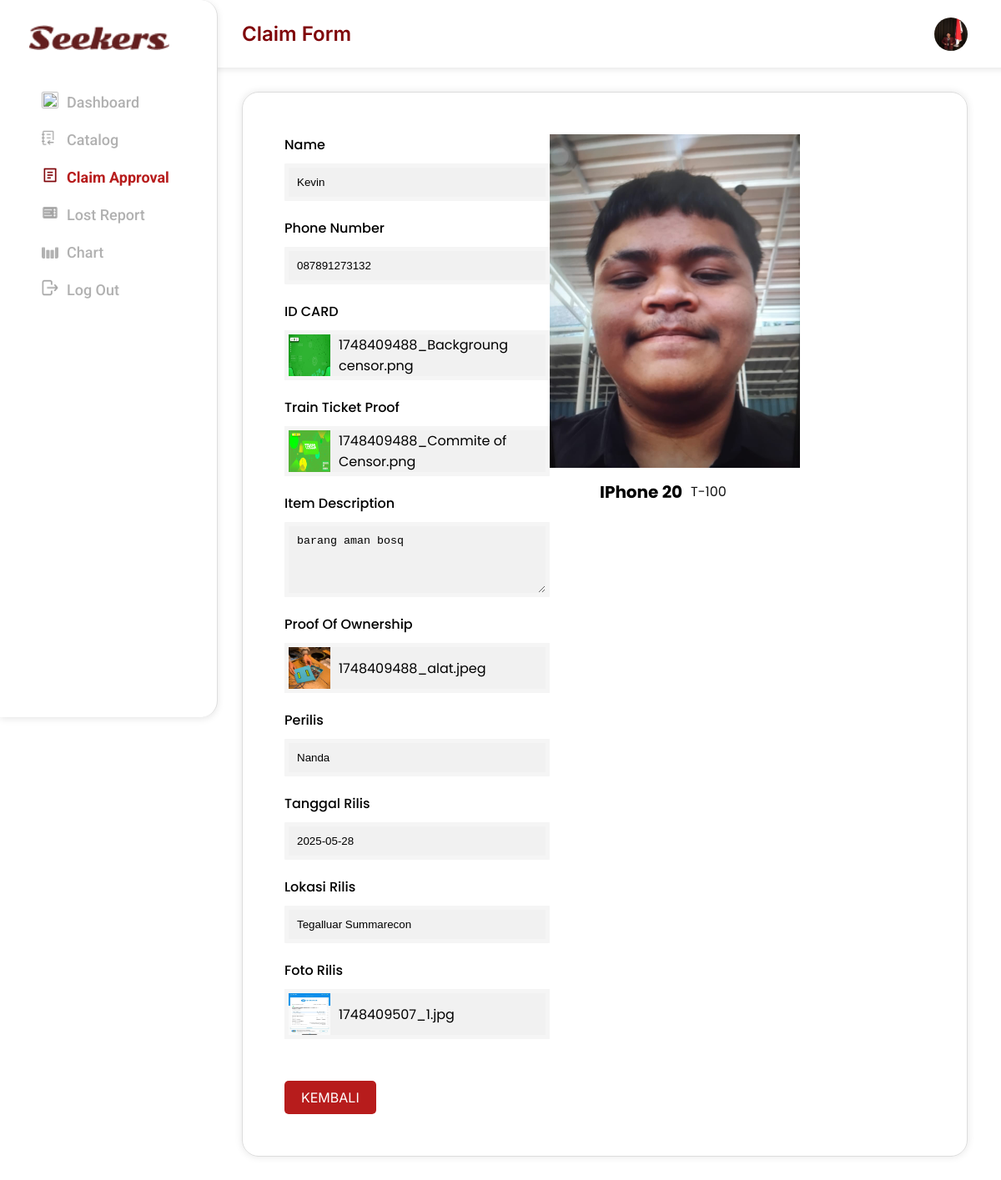
Page /approvalform.php?lost_item_id=23 (signed in) on the committed database.
### tables this page shows
CREATE TABLE `users` (
  `id` int(11) NOT NULL,
  `fullname` varchar(100) NOT NULL,
  `username` varchar(50) NOT NULL,
  `email` varchar(50) NOT NULL,
  `password` varchar(255) NOT NULL,
  `position` varchar(100) DEFAULT NULL,
  `departement` varchar(100) DEFAULT NULL,
  `biro` varchar(100) DEFAULT NULL,
  `placement` varchar(100) DEFAULT NULL,
  `profile_pic` varchar(255) NOT NULL DEFAULT 'profil/noprofil.png'
);

CREATE TABLE `claims` (
  `claim_id` int(11) NOT NULL,
  `passenger_name` varchar(255) NOT NULL,
  `phone_number` varchar(20) NOT NULL,
  `id_card_image` varchar(255) DEFAULT NULL,
  `train_ticket_image` varchar(255) DEFAULT NULL,
  `item_description` text DEFAULT NULL,
  `proof_of_ownership` varchar(255) DEFAULT NULL,
  `lost_item_id` int(11) DEFAULT NULL,
  `created_at` timestamp NOT NULL DEFAULT current_timestamp(),
  `updated_at` timestamp NOT NULL DEFAULT current_timestamp() ON UPDATE current_timestamp(),
  `metode_pengambilan` varchar(50) DEFAULT NULL,
  `stasiun_ambil` varchar(100) DEFAULT NULL,
  `stasiun_kirim` varchar(100) DEFAULT NULL
);

CREATE TABLE `lost_items` (
  `id` int(11) NOT NULL,
  `no_regist` varchar(50) DEFAULT NULL,
  `categories` varchar(50) DEFAULT NULL,
  `date` date DEFAULT NULL,
  `nama_barang` varchar(100) DEFAULT NULL,
  `location` varchar(100) DEFAULT NULL,
  `nomor_kereta` varchar(50) DEFAULT NULL,
  `gerbong` varchar(10) DEFAULT NULL,
  `kursi` varchar(10) DEFAULT NULL,
  `nama_pelapor` varchar(255) NOT NULL,
  `reporter` varchar(100) DEFAULT NULL,
  `chronology` text DEFAULT NULL,
  `image` varchar(255) DEFAULT NULL,
  `status` enum('unclaimed','claimed') DEFAULT 'unclaimed',
  `created_at` timestamp NOT NULL DEFAULT current_timestamp(),
  `perilis` varchar(100) DEFAULT NULL,
  `tanggal_rilis` date DEFAULT NULL,
  `foto_rilis` varchar(255) DEFAULT NULL,
  `metode_pengambilan` varchar(50) DEFAULT NULL,
  `stasiun_ambil` varchar(100) DEFAULT NULL,
  `stasiun_kirim` varchar(100) DEFAULT NULL,
  `status_rilis` enum('rilis','belum rilis') DEFAULT 'belum rilis'
);

### approvalform.php (the view, shortened to what this page needs)
<?php
$host = "localhost";
$user = "root";
$pass = "";
$dbname = "lost_and_found";
$conn = new mysqli($host, $user, $pass, $dbname);
$user_id = $_SESSION['user_id'];
$query = "SELECT fullname, email, password, username, position, departement, biro, placement, profile_pic FROM users WHERE id = ?";
$stmt = $conn->prepare($query);
$stmt->bind_param("i", $user_id);
$stmt->execute();
$result = $stmt->get_result();
$user = $result->fetch_assoc();
?>
<html lang="en">
<head>
    <link rel="stylesheet" href="https://cdnjs.cloudflare.com/ajax/libs/font-awesome/5.15.3/css/all.min.css">
    <link href="https://cdnjs.cloudflare.com/ajax/libs/font-awesome/5.15.4/css/all.min.css" rel="stylesheet">
    <link rel="stylesheet" href="style/approvalform.css"
</head>
<body>
        <div class="container">
            <div class="sidebar">
                <div>
                    <img alt="Logo" height="57" src="asset/Seekers.png" width="168"/>
                    <ul>
                    <li>
                        <a href="dashboard.php" style="display: flex; align-items: center; gap: 10px; color:#B1B1B1 ;">
                            <img src="asset/dashcat.png" alt="dashboard" style="width: 20px; height: 20px; border-radius: 10%; margin-bottom: 5px;">
                            Dashboard
                        </a>
                    </li>
                    <li>
                    <li>
                        <a href="catalog.php" style="display: flex; align-items: center; gap: 10px; color: #B1B1B1 ">
                            <img src="asset/catdash.png" alt="dashboard" style="width: 20px; height: 20px; border-radius: 10%; margin-bottom: 5px;">
                            Catalog
                        </a>
                    </li>
                    <li>
                        <a class="active" href="claimapproval.php" style="display: flex; align-items: center; gap: 10px; ">
                            <img src="asset/approval.png" alt="dashboard" style="width: 20px; height: 20px; border-radius: 10%; margin-bottom: 5px;">
                            Claim Approval
                        </a>
                    </li>
                    <li>
                        <a href="lostreport.php" style="display: flex; align-items: center; gap: 10px; color:#B1B1B1">
                            <img src="asset/report2.png" alt="dashboard" style="width: 20px; height: 20px; border-radius: 10%; margin-bottom: 5px;">
                            Lost Report
                        </a>
                    </li>
                    <li>
                        <a href="chart.php" style="display: flex; align-items: center; gap: 10px; color:#B1B1B1">
                            <img src="asset/chartdas.png" alt="dashboard" style="width: 20px; height: 20px; border-radius: 10%; margin-bottom: 5px;">
                            Chart
                        </a>
                    </li>
                    <li>
                        <a href="logout.php" style="display: flex; align-items: center; gap: 10px; color:#B1B1B1">
                            <img src="asset/logdas.png" alt="dashboard" style="width: 20px; height: 20px; border-radius: 10%; margin-bottom: 5px;">
                            Log Out
                        </a>
                    </li>
                </ul>
                </div>
            </div>
        <div class="content">
            <div class="header">
            <h1>Claim Form</h1>
                <div class="search">
                    <img alt="User Profile" height="35" width="35"
                    src="<?= htmlspecialchars($user['profile_pic'] ?: 'profil/noprofil.png') ?>?t=<?= time() ?>"
                    onclick="window.location.href='profil.php'"/>
                </div>
            </div>
            <div class="form-container">
                <div class="content">
                    <div class="claim-form">
                        <div class="form-section">
                        <?php
                            $lost_item_id = isset($_GET['lost_item_id']) ? intval($_GET['lost_item_id']) : 0;
                            $conn = new mysqli("localhost", "root", "", "lost_and_found");
                            $query = "SELECT passenger_name, phone_number, id_card_image, train_ticket_image, item_description, proof_of_ownership, stasiun_ambil, stasiun_kirim FROM claims WHERE lost_item_id = ?";
                            $stmt = $conn->prepare($query);
                            $stmt->bind_param("i", $lost_item_id);
                            $stmt->execute();
                            $result = $stmt->get_result();
                            $queryLost = "SELECT perilis, tanggal_rilis, foto_rilis FROM lost_items WHERE id = ?";
                            $stmtLost = $conn->prepare($queryLost);
                            $stmtLost->bind_param("i", $lost_item_id);
                            $stmtLost->execute();
                            $resultLost = $stmtLost->get_result();
                            $rowLost = $resultLost->fetch_assoc();
                            $perilis = $rowLost['perilis'] ?? '';
                            $tanggal_rilis = $rowLost['tanggal_rilis'] ?? '';
                            $foto_rilis = $rowLost['foto_rilis'] ?? '';
                            if ($row = $result->fetch_assoc()) {
                            $lokasi_rilis = !empty($row['stasiun_ambil']) ? $row['stasiun_ambil'] :
                                            (!empty($row['stasiun_kirim']) ? $row['stasiun_kirim'] : '');
                            ?>
                                <div class="form-group">
                                    <label for="name">Name</label>
                                    <input type="text" id="name" readonly value="<?= htmlspecialchars($row['passenger_name']); ?>"/>
                                </div>
                                <div class="form-group">
                                    <label for="phone">Phone Number</label>
                                    <input type="text" id="phone" readonly value="<?= htmlspecialchars($row['phone_number']); ?>"/>
                                </div>
                                <div class="form-group">
                                    <label for="id-card">ID CARD</label>
                                    <div class="file-info">
                                        <img src="<?= htmlspecialchars($row['id_card_image']); ?>" alt="ID Card image" width="50" height="50" style="cursor: pointer;" onclick="showImage('<?= htmlspecialchars($row['id_card_image']); ?>')"/>
                                        <span><?= basename($row['id_card_image']); ?></span>
                                    </div>
                                </div>
                                <div class="form-group">
                                    <label for="train-ticket">Train Ticket Proof</label>
                                    <div class="file-info">
                                        <img src="<?= htmlspecialchars($row['train_ticket_image']); ?>" alt="Train Ticket image" width="50" height="50" style="cursor: pointer;" onclick="showImage('<?= htmlspecialchars($row['train_ticket_image']); ?>')"/>
                                        <span><?= basename($row['train_ticket_image']); ?></span>
                                    </div>
                                </div>
                                <div class="form-group">
                                    <label for="item-description">Item Description</label>
                                    <textarea id="item-description" rows="4" readonly><?= htmlspecialchars($row['item_description']); ?></textarea>
                                </div>
                                <div class="form-group">
                                    <label for="proof-ownership">Proof Of Ownership</label>
                                    <div class="file-info">
                                        <img src="<?= htmlspecialchars($row['proof_of_ownership']); ?>" alt="Proof of Ownership image" width="50" height="50" style="cursor: pointer;" onclick="showImage('<?= htmlspecialchars($row['proof_of_ownership']); ?>')"/>
                                        <span><?= basename($row['proof_of_ownership']); ?></span>
                                    </div>
                                </div>
                                <div class="form-group">
                                    <label for="perilis">Perilis</label>
                                    <input type="text" id="perilis" readonly value="<?= htmlspecialchars($perilis); ?>"/>
                                </div>
                                <div class="form-group">
                                    <label for="tanggal_rilis">Tanggal Rilis</label>
                                    <input type="text" id="tanggal_rilis" readonly value="<?= htmlspecialchars($tanggal_rilis); ?>"/>
                                </div>
                                <div class="form-group">
                                    <label for="lokasi_rilis">Lokasi Rilis</label>
                                    <input type="text" id="lokasi_rilis" readonly value="<?= htmlspecialchars($lokasi_rilis); ?>" />
                                </div>
                                <div class="form-group">
                                <label for="foto_rilis">Foto Rilis</label>
                                <div class="file-info">
                                    <img src="<?= $foto_rilis; ?>" alt="Foto Rilis" width="50" height="50" style="cursor: pointer;" onclick="showImage('<?= $foto_rilis; ?>')"/>
                                    <span><?= basename($foto_rilis); ?></span>
                                    </div>
                                </div>
                                    <a href="claimapproval.php">
                                    <button type="button" class="btn" >KEMBALI</button>
                                    </a>
                            <?php
                            } else {
                                echo "<p>Data klaim tidak ditemukan.</p>";
                            }
                        ?>
                        </div>
                <?php
                    $host = "localhost";
                    $user = "root";
                    $pass = "";
                    $db = "lost_and_found";
                    $conn = new mysqli($host, $user, $pass, $db);
                    $lost_item_id = isset($_GET['lost_item_id']) ? intval($_GET['lost_item_id']) : 0;
                    $query = "SELECT id, nama_barang, no_regist, image, status FROM lost_items WHERE id = ?";
                    $stmt = $conn->prepare($query);
                    $stmt->bind_param("i", $lost_item_id);
                    $stmt->execute();
                    $result = $stmt->get_result();
                    if ($row = $result->fetch_assoc()) {
                        $imageSrc = htmlspecialchars($row['image']);
                        $namaBarang = htmlspecialchars($row['nama_barang']);
                        $noRegist = htmlspecialchars($row['no_regist']);
                ?>
            <div class="item-section">
                <img src="<?= $imageSrc; ?>" alt="<?= $namaBarang; ?> image"  />
                <div class="item-details">
                    <h3><?= $namaBarang; ?></h3>
                    <p><?= $noRegist; ?></p>
                </div>
            </div>
                <?php
                } else {
                    echo "<p>Item tidak ditemukan.</p>";
                }
                ?>
            </div>
        </div>
    </div>
    </div>
</body>
</html>

### style/approvalform.css (style rules this page uses)
body { font-family: 'Roboto', sans-serif; margin: 0; padding: 0; background-color: #f5f6fa; }
.container { display: flex; }
.sidebar { width: 200px; background-color: #fff; padding: 30px; box-shadow: 0 2px 8px rgba(0, 0, 0, 0.1); font-weight: 500; position: fixed; top: 0; left: 0; height: 100vh; overflow-y: auto; z-index: 10; border-right: 1px solid #ddd; border-radius: 0 20px 20px 0; }
.sidebar img { width: 168px; height: 30px; margin-bottom: 30px; margin-left: 5px; }
.sidebar ul { list-style: none; padding: 0; margin-left: 15px; }
.sidebar ul li { margin: 20px 0; }
.sidebar ul li a { text-decoration: none; color: #333; font-size: 18px; display: flex; align-items: center; transition: 0.3s; }
.sidebar ul li a.active { color: #b71c1c; font-weight: bold; }
.content { flex: 1; padding: 40px; background-color: #ffffff; overflow-y: auto; }
.header { position: fixed; top: 0; left: 200px; width: calc(100% - 200px); z-index: 5; display: flex; justify-content: space-between; align-items: center; background-color: #fff; padding: 10px 30px; box-shadow: 0 2px 8px rgba(0, 0, 0, 0.1); border-radius: 0 0 20px 20px; margin-left: 30px; }
.header h1 { font-size: 24px; color: #7F0408; font-family: 'Inter', sans-serif; font-weight: 600; margin-left: 30px; }
.header .search { display: flex; align-items: center; cursor: pointer; }
.header .search img { width: 40px; height: 40px; border-radius: 50%; margin-right: 100px; }
.form-container { padding: 10px; border: 1px solid #dcdcdc; border-radius: 20px; box-shadow: 0 0 10px rgba(0,0,0,0.1); margin-left: 250px; margin-top: 70px; font-family: "Poppins", serif; }
.form-group { margin-bottom: 20px; }
.form-group label { display: block; font-weight: 500; margin-bottom: 10px; }
.form-group input, .form-group textarea { width: 100%; padding: 10px; border: 5px solid #F5F5F5; border-radius: 1px; background-color:#f1f1f1 ; }
.form-group .file-info { display: flex; align-items: center; border: 5px solid #F5F5F5; background-color:#f1f1f1 ; }
.form-group .file-info span { margin-left: 10px; }
.item-details { display: flex; align-items: center; margin-left: 70px; }
.item-section img { width: 300px; height: auto; margin-right: 150px; }
.item-details h3 { font-size: 20px; margin: 0; margin-right: 10px; margin-left: -10px; }
.item-details p { font-size: 16px; color: #141414; }
.claim-form { display: flex; justify-content: space-between; }
.form-section { width: 60%; }
.btn { background-color: #b71c1c; color: #fff; font-family: 'Inter', sans-serif; padding: 10px 20px; font-size: 16px; border: none; border-radius: 5px; cursor: pointer; align-self: flex-end; margin-top: 30px; }

### rows in the picture
users: profile_pic (picture)
claims: passenger_name "Kevin", phone_number "087891273132", id_card_image (picture), id_card_image "1748409488_Backgroung censor.png", train_ticket_image (picture), train_ticket_image "1748409488_Commite of Censor.png", item_description "barang aman bosq", proof_of_ownership (picture), proof_of_ownership "1748409488_alat.jpeg", stasiun_ambil "Tegalluar Summarecon"
lost_items: perilis "Nanda", tanggal_rilis "2025-05-28", foto_rilis (picture), foto_rilis "1748409507_1.jpg", image (picture), nama_barang "IPhone 20", no_regist "T-100"
